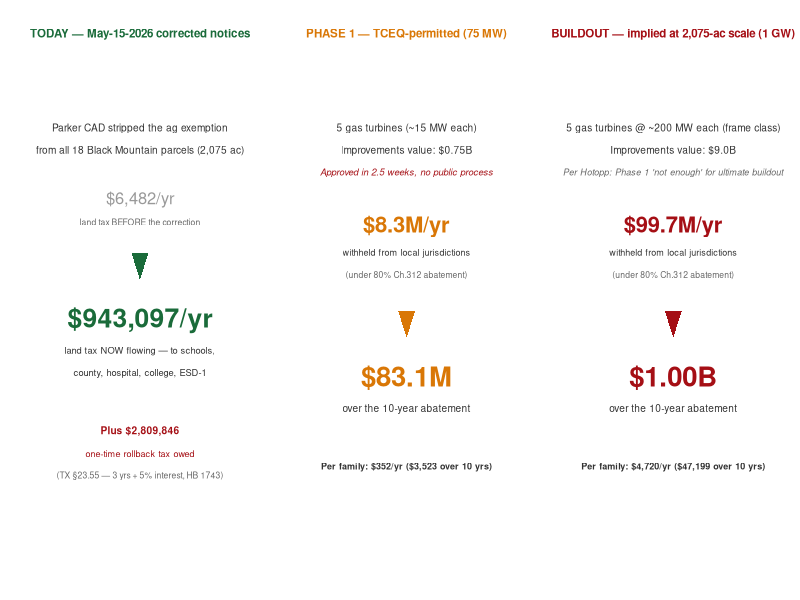
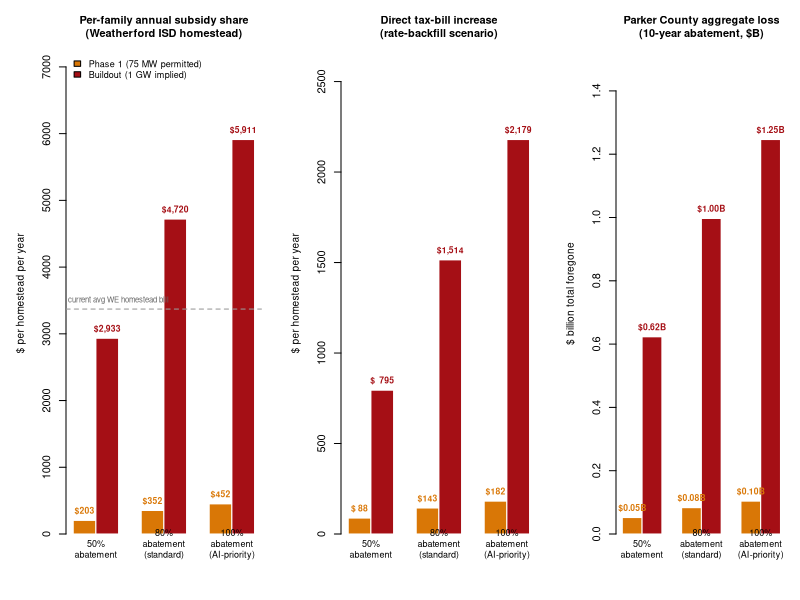

Here is the R script that generated these plots, in order:
#!/usr/bin/env Rscript
# ══════════════════════════════════════════════════════════════════════════
# DEPRECATED 2026-09-01 — DO NOT USE FOR PUBLICATION.
# Superseded by ../profile_2026_09/RCO_05g_scenarios.R.
# This script assumed an 80% Chapter 312 abatement as the base case. Parker
# County Commissioners Court Resolution 26-25 declines abatements for data
# centers, so that assumption is no longer the baseline. The ag-rollback
# constant below has also been corrected from 5 years to 3 (HB 1743, 2019);
# any figure produced by an earlier run of this file is retracted.
# ══════════════════════════════════════════════════════════════════════════
# RCO_05d_phases.R — Phase 1 (75 MW, TCEQ-permitted) vs Buildout (1 GW, implied)
# side-by-side comparison. Anchored to:
#   - Parker CAD May-15-2026 corrected notices (18 parcels, 2,075 acres)
#   - Hotopp testimony (May 26 commissioners court): 75 MW "not enough"
#     for ultimate buildout
#
# Two outputs:
#   B  — 3-column reality flow: Today / Phase 1 / Buildout
#   C  — paired sensitivity: Phase 1 + Buildout at 50/80/100% abatement

suppressPackageStartupMessages({ library(data.table) })

# ── Anchored Parker CAD reality ────────────────────────────────────────────
bm <- fread("bm_parcels_2026.csv")
bm[, has_corrected := any(notice_type == "CORRECTED"), by = prop_id]
bm_live <- rbind(bm[notice_type == "CORRECTED"],
                 bm[!has_corrected & notice_type == "ORIGINAL"])
bm_live <- unique(bm_live, by="prop_id")

BM_PARCELS  <- nrow(bm_live)
BM_ACRES    <- sum(bm_live$acres, na.rm = TRUE)
BM_LAND_VAL <- sum(bm_live$ty_land, na.rm = TRUE)
BM_TAX_LIVE <- sum(bm_live$tax_at_ly_rate, na.rm = TRUE)
BM_TAX_AG   <- sum(unique(bm[notice_type == "ORIGINAL"],
                           by = "prop_id")$tax_at_ly_rate, na.rm = TRUE)
BM_NEW_LAND_REV <- BM_TAX_LIVE - BM_TAX_AG
BM_ROLLBACK     <- BM_NEW_LAND_REV * 3    # TX §23.55: 3 yrs + 5% interest (HB 1743, 2019)

# ── Tax rates + taxable bases ─────────────────────────────────────────────
RATES <- c(isd = 0.010342, county = 0.002459, ltr = 0.000533,
           hos = 0.000895, col = 0.001061, esd1 = 0.001000)
WE_RATE    <- RATES["isd"]
TOTAL_RATE <- sum(RATES)
CW_RATE    <- TOTAL_RATE - WE_RATE
WE_HH      <- 15902
PA_HH      <- 46404

tb <- fread("parker_taxable_base.csv")
WE_BASE  <- as.numeric(tb[code == "WE",  total_taxable_base])
PA_BASE  <- as.numeric(tb[code == "PAR", total_taxable_base])
ES1_BASE <- as.numeric(tb[code == "ES1", total_taxable_base])

TYP_ISD_TAXABLE   <- 181000
TYP_OTHER_TAXABLE <- 281000

ABATE_YRS  <- 10
TAXABLE_IMP <- 0.85

# ── Phase definitions ─────────────────────────────────────────────────────
phases <- list(
  phase1 = list(
    label    = "Phase 1\n(75 MW, TCEQ-permitted)",
    short    = "Phase 1",
    mw       = 75,
    dc_capex = 8.0,           # $M/MW
    turbines = 5,
    t_mw     = 15,
    t_cost   = 30,            # $M per LM2500-class
    color    = "#d97706"      # amber
  ),
  buildout = list(
    label    = "Buildout\n(1 GW, implied future)",
    short    = "Buildout",
    mw       = 1000,
    dc_capex = 8.0,
    turbines = 5,
    t_mw     = 200,
    t_cost   = 200,           # $M per M501-class frame
    color    = "#a50f15"      # red
  )
)

per_hh_cost <- function(phase, abate) {
  dc_val   <- phase$mw * phase$dc_capex * 1e6
  t_val    <- phase$turbines * phase$t_cost * 1e6
  imp_val  <- dc_val + t_val
  imp_tax  <- imp_val * TAXABLE_IMP

  full_we <- imp_tax * WE_RATE
  full_cw <- imp_tax * CW_RATE
  forg_we <- full_we * abate
  forg_cw <- full_cw * abate
  total_forgone_yr <- forg_we + forg_cw

  # Subsidy share
  land_gain_we <- BM_NEW_LAND_REV * (WE_RATE/TOTAL_RATE) / WE_HH
  land_gain_cw <- BM_NEW_LAND_REV * (CW_RATE/TOTAL_RATE) / PA_HH
  subsidy_share <- forg_we/WE_HH + forg_cw/PA_HH - land_gain_we - land_gain_cw

  # Rate backfill
  unabated_imp <- imp_tax * (1 - abate)
  new_we_base  <- WE_BASE  + unabated_imp + BM_LAND_VAL
  new_pa_base  <- PA_BASE  + unabated_imp + BM_LAND_VAL
  new_es1_base <- ES1_BASE + unabated_imp + BM_LAND_VAL
  forg_isd <- imp_tax * WE_RATE        * abate
  forg_par <- imp_tax * RATES["county"]* abate
  forg_col <- imp_tax * RATES["col"]   * abate
  forg_hos <- imp_tax * RATES["hos"]   * abate
  forg_ltr <- imp_tax * RATES["ltr"]   * abate
  forg_es1 <- imp_tax * RATES["esd1"]  * abate
  rate_backfill <-
    (forg_isd / new_we_base) * TYP_ISD_TAXABLE +
    ((forg_par + forg_col + forg_hos + forg_ltr) / new_pa_base) * TYP_OTHER_TAXABLE +
    (forg_es1 / new_es1_base) * TYP_OTHER_TAXABLE

  list(
    imp_value     = imp_val,
    forgone_yr    = total_forgone_yr,
    forgone_life  = total_forgone_yr * ABATE_YRS,
    subsidy_share = subsidy_share,
    subsidy_life  = subsidy_share * ABATE_YRS,
    rate_backfill = rate_backfill,
    rate_back_life= rate_backfill * ABATE_YRS
  )
}

# Standard 80% abatement, both phases
p1_80 <- per_hh_cost(phases$phase1,   0.80)
bo_80 <- per_hh_cost(phases$buildout, 0.80)

# ── PANEL B — three-column temporal flow ──────────────────────────────────
png_path_B <- "scenario_BM_phases_B.png"
png(png_path_B, width = 2400, height = 1300, res = 170)
layout(matrix(c(1, 2, 3), nrow = 1), widths = c(1, 1, 1))

# ── COLUMN 1 — TODAY (what's already on the rolls) ────────────────────────
par(mar = c(4, 2, 5, 1), family = "sans")
plot(NA, xlim = c(0, 10), ylim = c(0, 10), axes = FALSE, xlab = "", ylab = "",
     main = "TODAY — May-15-2026 corrected notices",
     cex.main = 1.05, font.main = 2, col.main = "#1a6b3a")

text(5, 9.0, "Parker CAD stripped the ag exemption",
     cex = 0.92, col = "#333333")
text(5, 8.5, "from all 18 Black Mountain parcels (2,075 ac)",
     cex = 0.92, col = "#333333")

text(5, 7.4, sprintf("$%s/yr", format(round(BM_TAX_AG), big.mark = ",")),
     cex = 1.5, col = "#999999")
text(5, 6.9, "land tax BEFORE the correction", cex = 0.78, col = "#666666")

polygon(c(4.6, 5.4, 5.0), c(6.2, 6.2, 5.6), col = "#1a6b3a", border = NA)

text(5, 4.7, sprintf("$%s/yr",
                     format(round(BM_TAX_LIVE), big.mark = ",")),
     cex = 2.4, font = 2, col = "#1a6b3a")
text(5, 4.0, "land tax NOW flowing — to schools,",
     cex = 0.85, col = "#333333")
text(5, 3.5, "county, hospital, college, ESD-1",
     cex = 0.85, col = "#333333")

text(5, 2.2, sprintf("Plus $%s",
                     format(round(BM_ROLLBACK), big.mark = ",")),
     cex = 0.92, font = 2, col = "#a50f15")
text(5, 1.7, "one-time rollback tax owed",
     cex = 0.82, col = "#a50f15")
text(5, 1.2, "(TX §23.55 — 3 yrs + 5% interest, HB 1743)",
     cex = 0.78, col = "#666666")

# ── COLUMN 2 — PHASE 1 (already permitted) ────────────────────────────────
par(mar = c(4, 2, 5, 1))
plot(NA, xlim = c(0, 10), ylim = c(0, 10), axes = FALSE, xlab = "", ylab = "",
     main = "PHASE 1 — TCEQ-permitted (75 MW)",
     cex.main = 1.05, font.main = 2, col.main = phases$phase1$color)

text(5, 9.0, "5 gas turbines (~15 MW each)",
     cex = 0.92, col = "#333333")
text(5, 8.5, sprintf("Improvements value: $%.2fB",
                     p1_80$imp_value / 1e9),
     cex = 0.92, col = "#333333")
text(5, 8.0, "Approved in 2.5 weeks, no public process",
     cex = 0.85, font = 3, col = "#a50f15")

text(5, 6.8, sprintf("$%.1fM/yr",
                     p1_80$forgone_yr / 1e6),
     cex = 2.0, font = 2, col = phases$phase1$color)
text(5, 6.2, "withheld from local jurisdictions",
     cex = 0.82, col = "#333333")
text(5, 5.7, "(under 80% Ch.312 abatement)",
     cex = 0.78, col = "#666666")

polygon(c(4.6, 5.4, 5.0), c(4.9, 4.9, 4.3), col = phases$phase1$color, border = NA)

text(5, 3.4, sprintf("$%sM",
                     format(round(p1_80$forgone_life / 1e6, 1), big.mark = ",")),
     cex = 2.5, font = 2, col = phases$phase1$color)
text(5, 2.7, sprintf("over the %d-year abatement", ABATE_YRS),
     cex = 0.92, col = "#333333")

text(5, 1.4, sprintf("Per family: $%s/yr ($%s over 10 yrs)",
                     format(round(p1_80$subsidy_share), big.mark = ","),
                     format(round(p1_80$subsidy_life),  big.mark = ",")),
     cex = 0.82, font = 2, col = "#333333")

# ── COLUMN 3 — BUILDOUT (implied future) ──────────────────────────────────
par(mar = c(4, 2, 5, 1))
plot(NA, xlim = c(0, 10), ylim = c(0, 10), axes = FALSE, xlab = "", ylab = "",
     main = "BUILDOUT — implied at 2,075-ac scale (1 GW)",
     cex.main = 1.05, font.main = 2, col.main = phases$buildout$color)

text(5, 9.0, "5 gas turbines @ ~200 MW each (frame class)",
     cex = 0.92, col = "#333333")
text(5, 8.5, sprintf("Improvements value: $%.1fB",
                     bo_80$imp_value / 1e9),
     cex = 0.92, col = "#333333")
text(5, 8.0, "Per Hotopp: Phase 1 'not enough' for ultimate buildout",
     cex = 0.82, font = 3, col = "#666666")

text(5, 6.8, sprintf("$%.1fM/yr",
                     bo_80$forgone_yr / 1e6),
     cex = 2.0, font = 2, col = phases$buildout$color)
text(5, 6.2, "withheld from local jurisdictions",
     cex = 0.82, col = "#333333")
text(5, 5.7, "(under 80% Ch.312 abatement)",
     cex = 0.78, col = "#666666")

polygon(c(4.6, 5.4, 5.0), c(4.9, 4.9, 4.3), col = phases$buildout$color, border = NA)

text(5, 3.4, sprintf("$%.2fB",
                     bo_80$forgone_life / 1e9),
     cex = 2.5, font = 2, col = phases$buildout$color)
text(5, 2.7, sprintf("over the %d-year abatement", ABATE_YRS),
     cex = 0.92, col = "#333333")

text(5, 1.4, sprintf("Per family: $%s/yr ($%s over 10 yrs)",
                     format(round(bo_80$subsidy_share), big.mark = ","),
                     format(round(bo_80$subsidy_life),  big.mark = ",")),
     cex = 0.82, font = 2, col = "#333333")

mtext("Sources: Parker CAD May-15-2026 corrected notices · James Hotopp testimony May-26-2026 commissioners court · WE-ISD 2025 rates · 80% Ch.312 abatement assumption",
      side = 1, line = 0.5, cex = 0.7, col = "#666666", outer = TRUE)
dev.off()
cat(sprintf("Wrote %s\n", png_path_B))

# ── PANEL C — sensitivity sweep, paired per phase ─────────────────────────
abates <- c(0.50, 0.80, 1.00)
abate_lbl <- c("50%\nabatement", "80%\nabatement\n(standard)", "100%\nabatement\n(AI-priority)")

# Build matrices: [phase, abatement]
p1_results <- lapply(abates, function(a) per_hh_cost(phases$phase1, a))
bo_results <- lapply(abates, function(a) per_hh_cost(phases$buildout, a))

p1_subsidy   <- sapply(p1_results, function(r) r$subsidy_share)
bo_subsidy   <- sapply(bo_results, function(r) r$subsidy_share)
p1_back      <- sapply(p1_results, function(r) r$rate_backfill)
bo_back      <- sapply(bo_results, function(r) r$rate_backfill)
p1_agg_life  <- sapply(p1_results, function(r) r$forgone_life)
bo_agg_life  <- sapply(bo_results, function(r) r$forgone_life)

png_path_C <- "scenario_BM_phases_C.png"
png(png_path_C, width = 2400, height = 1400, res = 170)
layout(matrix(c(1, 2, 3), nrow = 1), widths = c(1.1, 1.1, 1))

col_p1 <- phases$phase1$color
col_bo <- phases$buildout$color

# PANEL 1 — per-family annual subsidy share (paired Phase 1 vs Buildout)
par(mar = c(5, 5, 4, 1), family = "sans")
mat <- rbind(p1_subsidy, bo_subsidy)
bp <- barplot(mat, beside = TRUE, names.arg = abate_lbl,
              col = c(col_p1, col_bo), border = "white",
              ylim = c(0, max(mat) * 1.22),
              main = "Per-family annual subsidy share\n(Weatherford ISD homestead)",
              ylab = "$ per homestead per year",
              cex.main = 1.0, cex.names = 0.82, cex.lab = 0.92)
text(bp[1, ], p1_subsidy, sprintf("$%s",
     format(round(p1_subsidy), big.mark = ",")),
     pos = 3, cex = 0.78, font = 2, col = col_p1)
text(bp[2, ], bo_subsidy, sprintf("$%s",
     format(round(bo_subsidy), big.mark = ",")),
     pos = 3, cex = 0.78, font = 2, col = col_bo)
abline(h = 1871 + 1500, lty = 2, col = "#999999")
text(bp[2, 1] + 0.5, 1871 + 1500, "current avg WE homestead bill",
     pos = 3, cex = 0.7, col = "#666666")
legend("topleft",
       legend = c("Phase 1 (75 MW permitted)",
                  "Buildout (1 GW implied)"),
       fill = c(col_p1, col_bo), bty = "n", cex = 0.82)

# PANEL 2 — rate backfill (direct tax-bill increase)
par(mar = c(5, 5, 4, 1))
mat <- rbind(p1_back, bo_back)
bp <- barplot(mat, beside = TRUE, names.arg = abate_lbl,
              col = c(col_p1, col_bo), border = "white",
              ylim = c(0, max(mat) * 1.22),
              main = "Direct tax-bill increase\n(rate-backfill scenario)",
              ylab = "$ per homestead per year",
              cex.main = 1.0, cex.names = 0.82, cex.lab = 0.92)
text(bp[1, ], p1_back, sprintf("$%s",
     format(round(p1_back), big.mark = ",")),
     pos = 3, cex = 0.78, font = 2, col = col_p1)
text(bp[2, ], bo_back, sprintf("$%s",
     format(round(bo_back), big.mark = ",")),
     pos = 3, cex = 0.78, font = 2, col = col_bo)

# PANEL 3 — Parker aggregate (lifetime)
par(mar = c(5, 5, 4, 1))
mat <- rbind(p1_agg_life / 1e9, bo_agg_life / 1e9)
bp <- barplot(mat, beside = TRUE, names.arg = abate_lbl,
              col = c(col_p1, col_bo), border = "white",
              ylim = c(0, max(mat) * 1.22),
              main = "Parker County aggregate loss\n(10-year abatement, $B)",
              ylab = "$ billion total foregone",
              cex.main = 1.0, cex.names = 0.82, cex.lab = 0.92)
text(bp[1, ], p1_agg_life / 1e9,
     sprintf("$%.2fB", p1_agg_life / 1e9),
     pos = 3, cex = 0.78, font = 2, col = col_p1)
text(bp[2, ], bo_agg_life / 1e9,
     sprintf("$%.2fB", bo_agg_life / 1e9),
     pos = 3, cex = 0.78, font = 2, col = col_bo)

mtext("Subsidy share = per-HH allocation of foregone public revenue. Rate backfill = direct tax-bill increase if jurisdictions raise rates to recover the loss. Phase 1 = 75 MW TCEQ-permitted; Buildout = 1 GW implied at 2,075-ac scale.",
      side = 1, line = 0.5, cex = 0.7, col = "#666666", outer = TRUE)
dev.off()
cat(sprintf("Wrote %s\n", png_path_C))

# ── Print combined sensitivity table ──────────────────────────────────────
cat("\n══ Phase 1 vs Buildout — full sensitivity ══\n\n")
cat(sprintf("%-10s %-22s %-22s %-22s %s\n",
            "Abate", "Phase 1 subsidy/yr", "Phase 1 backfill/yr",
            "Buildout subsidy/yr", "Parker aggregate (10yr)"))
cat("─────────────────────────────────────────────────────────────────────────────────────────────\n")
for (i in seq_along(abates)) {
  cat(sprintf("%-10s $%-7s (LT $%-7s)  $%-7s (LT $%-7s)  $%-7s (LT $%-7s)  P1 $%-7s  Buildout $%.2fB\n",
              sprintf("%.0f%%", abates[i] * 100),
              format(round(p1_subsidy[i]),  big.mark = ","),
              format(round(p1_subsidy[i] * ABATE_YRS), big.mark = ","),
              format(round(p1_back[i]),     big.mark = ","),
              format(round(p1_back[i] * ABATE_YRS),    big.mark = ","),
              format(round(bo_subsidy[i]),  big.mark = ","),
              format(round(bo_subsidy[i] * ABATE_YRS), big.mark = ","),
              format(round(p1_agg_life[i] / 1e6), big.mark = ","),
              bo_agg_life[i] / 1e9))
}
